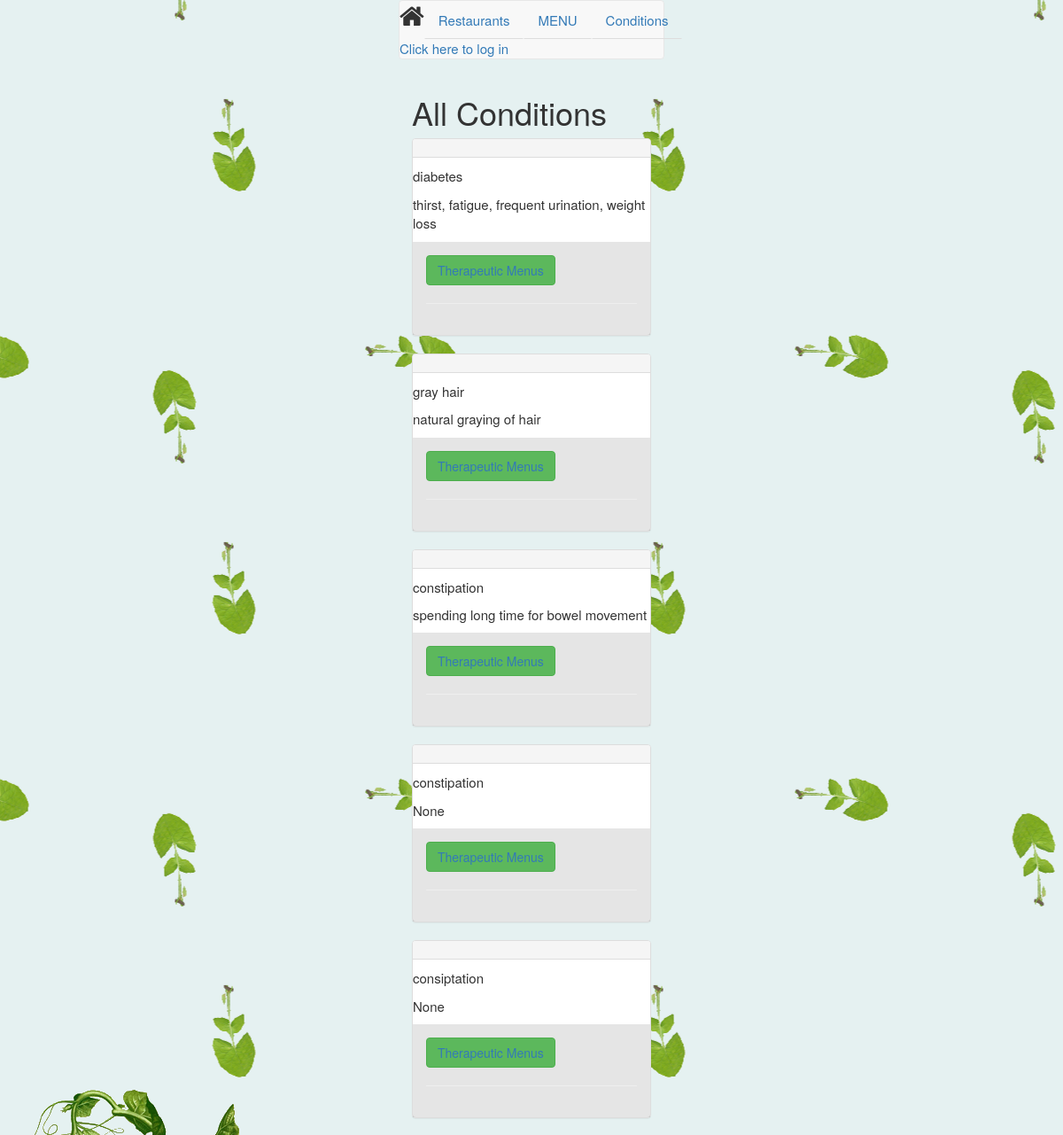
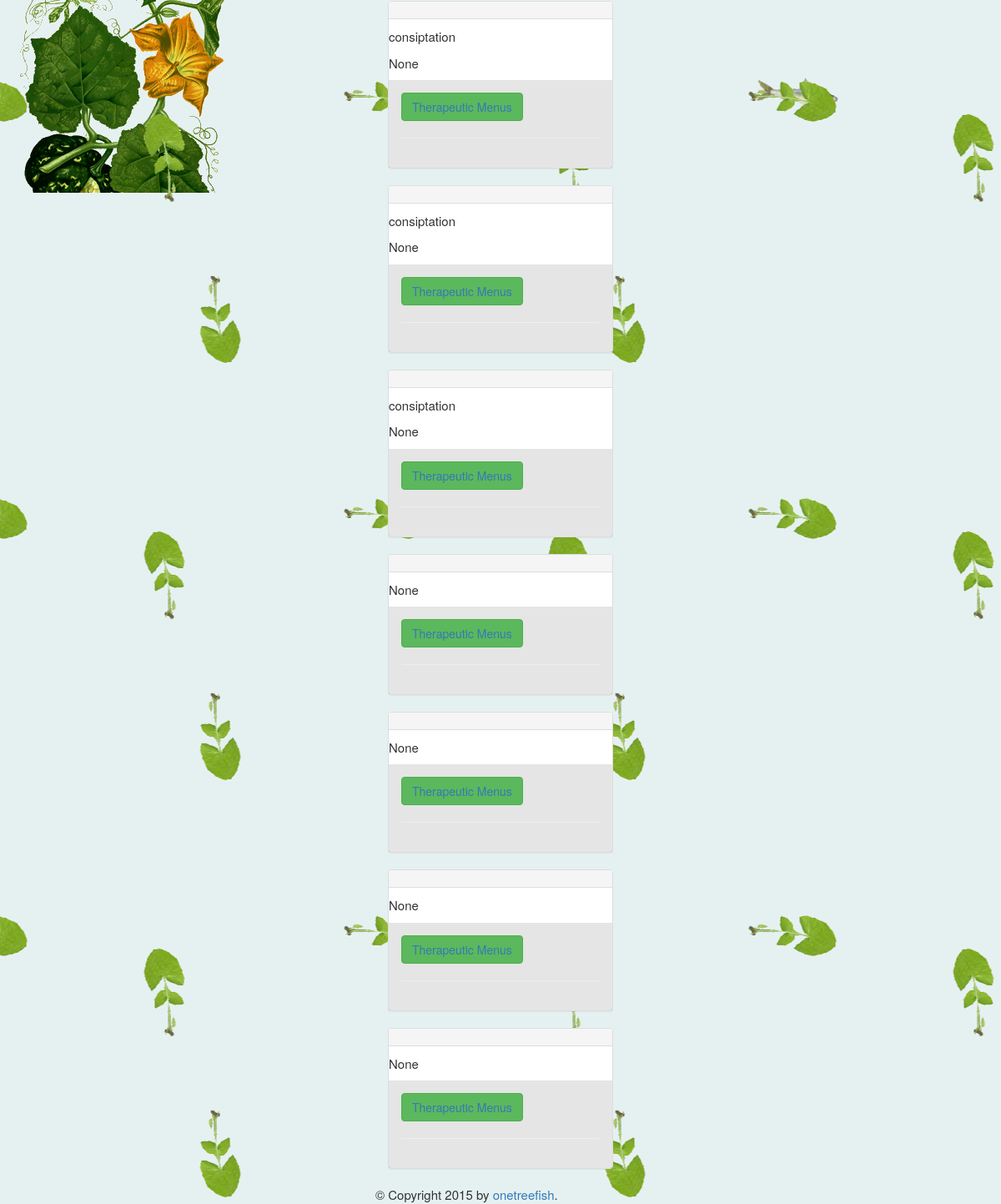
The page /conditions/ on the database its author committed (2 pictures, top to bottom).
### database_setup.py (models this page shows)
class Condition(Base):
    __tablename__ = 'condition'
    name = Column(String(80), nullable=False)
    id = Column(Integer, primary_key=True)
    signs_and_symptoms = Column(String(250))
    suggested_menus = relationship('MenuItem', secondary=condition_menu,
                                   back_populates='conditions')
    user_id = Column(Integer, ForeignKey('user.id'))
    user = relationship('User', back_populates='conditions')

### finalProject.py (the view)
@app.route('/conditions/')
def showConditions():
    try:
        conditions = session.query(Condition).filter(Condition.name != None).all()
        if login_session.get('user_id') is None:
            return render_template('conditionsPublic.html',
                                   conditions=conditions)
        else:
            owner = getUserInfo(createUser(login_session))
            return render_template(
                'conditions.html', conditions=conditions, user=owner)
    except IOError as err:
        return "No conditions, error:"

### templates/conditionsPublic.html (shortened to what this page needs)
{% extends "base.html" %}
{% block head %}
	{{super()}}
{% endblock %}
{% block content %}
	<body>
		<h1> All Conditions </h1>
		{% for i in conditions %}
			<section class='panel panel-default'>
				<p class='panel-heading'>
					<p>{{i.name}}</p>
					<p>{{i.signs_and_symptoms}}</p>
				<div class='panel-body'>
					<div class='btn-group' role='group'>
						<button type='button' class='btn btn-success'><a href={{url_for('conditionMenus',condition_id=i.id)}}> Therapeutic Menus </a></button>
					</div>
					<hr>
				</div>
			</section>
		{% endfor %}
	</body>
{% endblock %}

### templates/base.html (shortened to what this page needs)
<!DOCTYPE html>
<html lang="en">
    <head>
        {% block head %}
            <link href="https://maxcdn.bootstrapcdn.com/bootstrap/3.3.6/css/bootstrap.min.css" rel="stylesheet">
            <link rel="stylesheet" href="https://maxcdn.bootstrapcdn.com/font-awesome/4.5.0/css/font-awesome.min.css">
            <link href="{{url_for('static', filename='style.css')}}" rel="stylesheet">
        {% endblock %}
    </head>
    <body>
        <nav class='navbar navbar-default' id='menu'>
            <ul class='nav nav-tabs nav-justified'>
                <li><i class='fa fa-home' style="font-size: 2.0em;"></i></li>
                <li role='presetation'><a href={{url_for('showRestaurants')}}>Restaurants</a></li>
                <li role='presetation'><a href={{url_for('allMenusJSON')}}>MENU</a></li>
                <li role='presetation'><a href={{url_for('showConditions')}}>Conditions</a></li>
                {% if 'username' not in session %}
                <a href='{{url_for('showLogin')}}'>Click here to log in</a>
                {% else %}
                <a href='{{url_for('disconnect')}}'>Logout</a>
                {% endif %}
            </ul>
        </nav>
        <section>
            <div id='content' class='container-fluid'>{% block content %}{% endblock %}</div>
        </section>
        <div id='footer'>
            {% block footer %}
            &copy; Copyright 2015 by <a href='http://www.onetreefish.com/'>onetreefish</a>.
            {% endblock %}
        </div>
    </body>
</html>

### static/style.css (style rules this page uses)
body { font-size:1.5em; width: 300px; max-width: 500px; margin-left: auto; margin-right: auto; background-color: rgba(0, 120, 120, 0.1); background-image: url('leaf500.png'),url('fish400.png'), url('squash300.png'); background-repeat: repeat,no-repeat,no-repeat; background-position: center,right,left; */ -webkit-animation: snow 150s linear infinite; -moz-animation: snow 150s linear infinite; -ms-animation: snow 150s linear infinite; animation: snow 150s linear infinite; }
div.panel-body { background-color: rgba(0, 0, 0, 0.1); }

### rows shown on the page
Condition: name "diabetes", signs_and_symptoms "thirst, fatigue, frequent urination, weight loss"
Condition: name "gray hair", signs_and_symptoms "natural graying of hair"
Condition: name "constipation", signs_and_symptoms "spending long time for bowel movement"
Condition: name "constipation", signs_and_symptoms "None"
Condition: name "consiptation", signs_and_symptoms "None"
Condition: name "consiptation", signs_and_symptoms "None"
Condition: name "consiptation", signs_and_symptoms "None"
Condition: name "consiptation", signs_and_symptoms "None"
Condition: signs_and_symptoms "None"
Condition: signs_and_symptoms "None"
Condition: signs_and_symptoms "None"
Condition: signs_and_symptoms "None"
